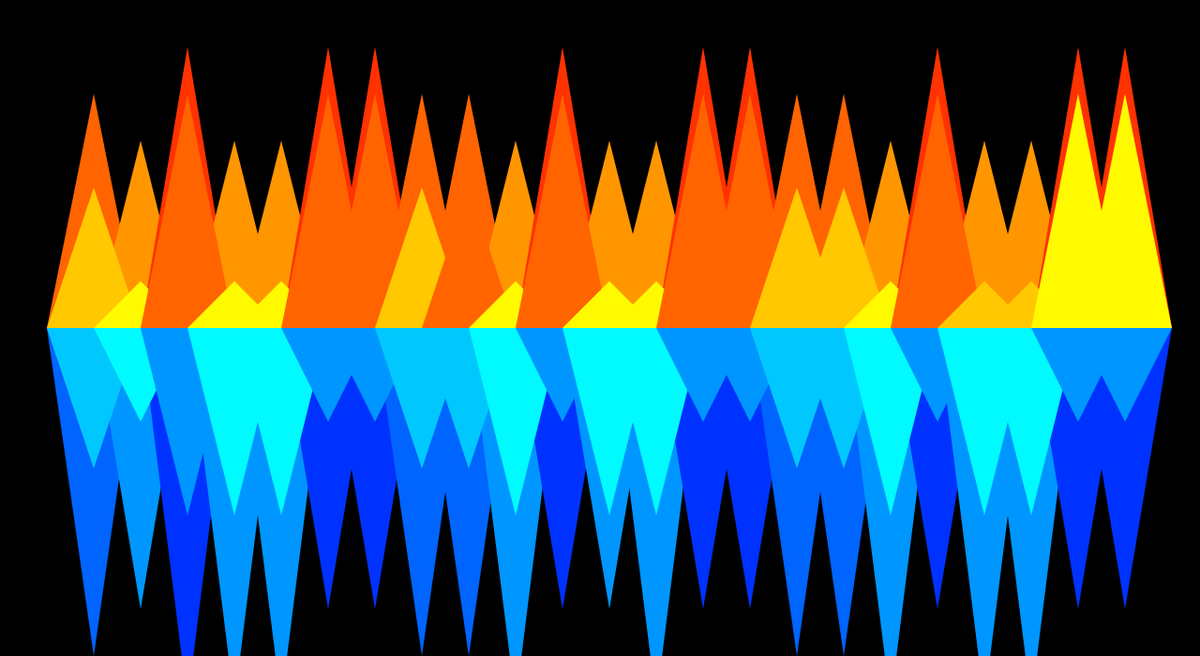
Frame 1 (no input)
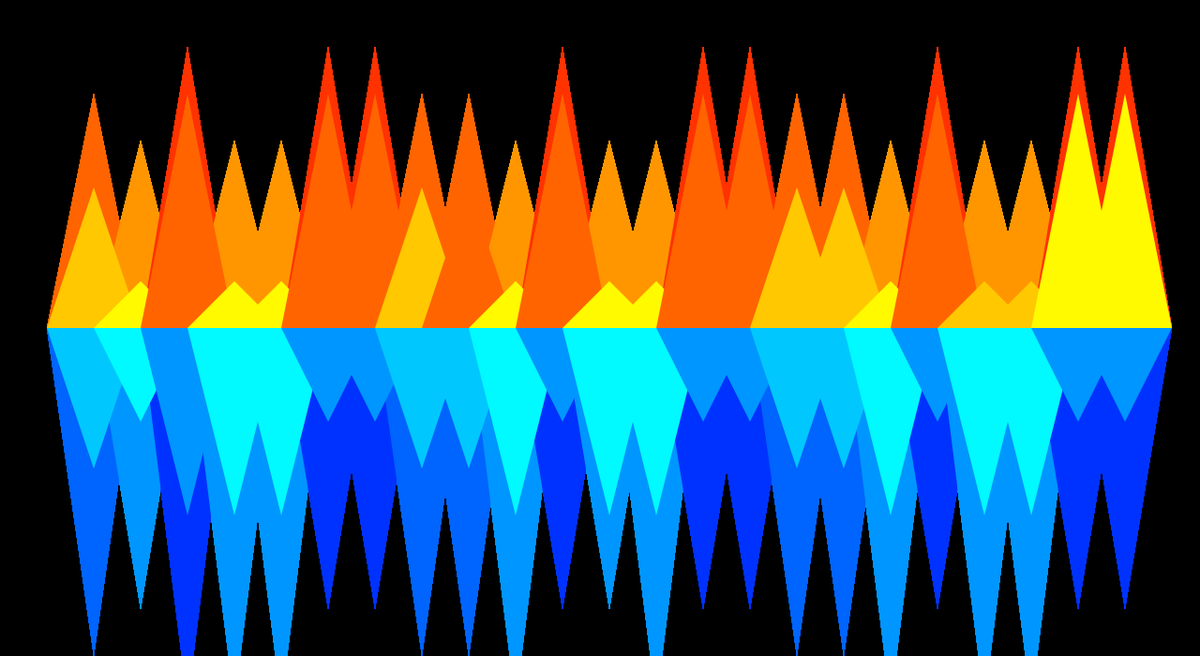
Frame 60 (the mouse pressed at the canvas centre just before this capture)
Frame 120 (the mouse held since frame 60 and released just before this capture): identical to frame 60, image omitted

The Processing sketch that drew these frames (run headless with seeded random() and noise(); from frame 60 on, the mouse is pressed at the canvas centre):

// Processing sketch: Referente_Mensual
// ── Referente_Mensual.pde
void setup() {
  size(1280, 700);
  background (0);
}

void draw () {
  noStroke ();
  fill (255, 100, 0);
  triangle (50, height/2, 150, height/2, 100, 100);

  noStroke ();
  fill (255, 150, 0);
  triangle (100, height/2, 200, height/2, 150, 150);

  noStroke ();
  fill (255, 50, 0);
  triangle (150, height/2, 250, height/2, 200, 50);

  noStroke ();
  fill (255, 150, 0);
  triangle (200, height/2, 300, height/2, 250, 150);

  noStroke ();
  fill (255, 150, 0);
  triangle (250, height/2, 350, height/2, 300, 150);

  noStroke ();
  fill (255, 50, 0);
  triangle (300, height/2, 400, height/2, 350, 50);
  
  noStroke ();
  fill (255, 50, 0);
  triangle (350, height/2, 450, height/2, 400, 50);

  noStroke ();
  fill (255, 100, 0);
  triangle (400, height/2, 500, height/2, 450, 100);

  noStroke ();
  fill (255, 100, 0);
  triangle (450, height/2, 550, height/2, 500, 100);

  noStroke ();
  fill (255, 150, 0);
  triangle (500, height/2, 600, height/2, 550, 150);

  noStroke ();
  fill (255, 50, 0);
  triangle (550, height/2, 650, height/2, 600, 50);

  noStroke ();
  fill (255, 150, 0);
  triangle (600, height/2, 700, height/2, 650, 150);

  noStroke ();
  fill (255, 150, 0);
  triangle (650, height/2, 750, height/2, 700, 150);

  noStroke ();
  fill (255, 50, 0);
  triangle (700, height/2, 800, height/2, 750, 50);

  noStroke ();
  fill (255, 50, 0);
  triangle (750, height/2, 850, height/2, 800, 50);

  noStroke ();
  fill (255, 100, 0);
  triangle (800, height/2, 900, height/2, 850, 100);

  noStroke ();
  fill (255, 100, 0);
  triangle (850, height/2, 950, height/2, 900, 100);

  noStroke ();
  fill (255, 150, 0);
  triangle (900, height/2, 1000, height/2, 950, 150);

  noStroke ();
  fill (255, 50, 0);
  triangle (950, height/2, 1050, height/2, 1000, 50);

  noStroke ();
  fill (255, 150, 0);
  triangle (1000, height/2, 1100, height/2, 1050, 150);

  noStroke ();
  fill (255, 150, 0);
  triangle (1050, height/2, 1150, height/2, 1100, 150);

  noStroke ();
  fill (255, 50, 0);
  triangle (1100, height/2, 1200, height/2, 1150, 50);

  noStroke ();
  fill (255, 50, 0);
  triangle (1150, height/2, 1250, height/2, 1200, 50);


  noStroke ();
  fill (255, 200, 0);
  triangle (50, height/2, 150, height/2, 100, 200);

  noStroke ();
  fill (255, 250, 0);
  triangle (100, height/2, 200, height/2, 150, 300);

  noStroke ();
  fill (255, 100, 0);
  triangle (150, height/2, 250, height/2, 200, 100);

  noStroke ();
  fill (255, 250, 0);
  triangle (200, height/2, 300, height/2, 250, 300);

  noStroke ();
  fill (255, 250, 0);
  triangle (250, height/2, 350, height/2, 300, 300);

  noStroke ();
  fill (255, 100, 0);
  triangle (300, height/2, 400, height/2, 350, 100);

  noStroke ();
  fill (255, 100, 0);
  triangle (350, height/2, 450, height/2, 400, 100);

  noStroke ();
  fill (255, 200, 0);
  triangle (400, height/2, 500, height/2, 450, 200);

  noStroke ();
  fill (255, 100, 0);
  triangle (450, height/2, 550, height/2, 500, 200);

  noStroke ();
  fill (255, 250, 0);
  triangle (500, height/2, 600, height/2, 550, 300);

  noStroke ();
  fill (255, 100, 0);
  triangle (550, height/2, 650, height/2, 600, 100);

  noStroke ();
  fill (255, 250, 0);
  triangle (600, height/2, 700, height/2, 650, 300);

  noStroke ();
  fill (255, 250, 0);
  triangle (650, height/2, 750, height/2, 700, 300);

  noStroke ();
  fill (255, 100, 0);
  triangle (700, height/2, 800, height/2, 750, 100);

  noStroke ();
  fill (255, 100, 0);
  triangle (750, height/2, 850, height/2, 800, 100);

  noStroke ();
  fill (255, 200, 0);
  triangle (800, height/2, 900, height/2, 850, 200);

  noStroke ();
  fill (255, 200, 0);
  triangle (850, height/2, 950, height/2, 900, 200);

  noStroke ();
  fill (255, 250, 0);
  triangle (900, height/2, 1000, height/2, 950, 300);

  noStroke ();
  fill (255, 100, 0);
  triangle (950, height/2, 1050, height/2, 1000, 100);

  noStroke ();
  fill (255, 200, 0);
  triangle (1000, height/2, 1100, height/2, 1050, 300);

  noStroke ();
  fill (255, 200, 0);
  triangle (1050, height/2, 1150, height/2, 1100, 300);

  noStroke ();
  fill (255, 250, 0);
  triangle (1100, height/2, 1200, height/2, 1150, 100);

  noStroke ();
  fill (255, 250, 0);
  triangle (1150, height/2, 1250, height/2, 1200, 100);


  noStroke ();
  fill (0, 100, 255);
  triangle (50, height/2, 150, height/2, 100, 700);

  noStroke ();
  fill (0, 150, 255);
  triangle (100, height/2, 200, height/2, 150, 650);

  noStroke ();
  fill (0, 50, 255);
  triangle (150, height/2, 250, height/2, 200, 750);

  noStroke ();
  fill (0, 150, 255);
  triangle (200, height/2, 300, height/2, 250, 750);

  noStroke ();
  fill (0, 150, 255);
  triangle (250, height/2, 350, height/2, 300, 750);

  noStroke ();
  fill (0, 50, 255);
  triangle (300, height/2, 400, height/2, 350, 650);

  noStroke ();
  fill (0, 50, 255);
  triangle (350, height/2, 450, height/2, 400, 650);

  noStroke ();
  fill (0, 100, 255);
  triangle (400, height/2, 500, height/2, 450, 700);

  noStroke ();
  fill (0, 100, 255);
  triangle (450, height/2, 550, height/2, 500, 700);

  noStroke ();
  fill (0, 150, 255);
  triangle (500, height/2, 600, height/2, 550, 750);

  noStroke ();
  fill (0, 50, 255);
  triangle (550, height/2, 650, height/2, 600, 650);

  noStroke ();
  fill (0, 150, 255);
  triangle (600, height/2, 700, height/2, 650, 650);

  noStroke ();
  fill (0, 150, 255);
  triangle (650, height/2, 750, height/2, 700, 750);

  noStroke ();
  fill (0, 50, 255);
  triangle (700, height/2, 800, height/2, 750, 650);

  noStroke ();
  fill (0, 50, 255);
  triangle (750, height/2, 850, height/2, 800, 650);

  noStroke ();
  fill (0, 100, 255);
  triangle (800, height/2, 900, height/2, 850, 700);

  noStroke ();
  fill (0, 100, 255);
  triangle (850, height/2, 950, height/2, 900, 700);

  noStroke ();
  fill (0, 150, 255);
  triangle (900, height/2, 1000, height/2, 950, 750);

  noStroke ();
  fill (0, 50, 255);
  triangle (950, height/2, 1050, height/2, 1000, 650);

  noStroke ();
  fill (0, 150, 255);
  triangle (1000, height/2, 1100, height/2, 1050, 750);

  noStroke ();
  fill (0, 150, 255);
  triangle (1050, height/2, 1150, height/2, 1100, 750);

  noStroke ();
  fill (0, 50, 255);
  triangle (1100, height/2, 1200, height/2, 1150, 650);

  noStroke ();
  fill (0, 50, 255);
  triangle (1150, height/2, 1250, height/2, 1200, 650);


  noStroke ();
  fill (0, 200, 255);
  triangle (50, height/2, 150, height/2, 100, 500);

  noStroke ();
  fill (0, 250, 255);
  triangle (100, height/2, 200, height/2, 150, 450);

  noStroke ();
  fill (0, 150, 255);
  triangle (150, height/2, 250, height/2, 200, 550);

  noStroke ();
  fill (0, 250, 255);
  triangle (200, height/2, 300, height/2, 250, 550);

  noStroke ();
  fill (0, 250, 255);
  triangle (250, height/2, 350, height/2, 300, 550);

  noStroke ();
  fill (0, 150, 255);
  triangle (300, height/2, 400, height/2, 350, 450);

  noStroke ();
  fill (0, 150, 255);
  triangle (350, height/2, 450, height/2, 400, 450);

  noStroke ();
  fill (0, 200, 255);
  triangle (400, height/2, 500, height/2, 450, 500);

  noStroke ();
  fill (0, 200, 255);
  triangle (450, height/2, 550, height/2, 500, 500);

  noStroke ();
  fill (0, 250, 255);
  triangle (500, height/2, 600, height/2, 550, 550);

  noStroke ();
  fill (0, 150, 255);
  triangle (550, height/2, 650, height/2, 600, 450);

  noStroke ();
  fill (0, 250, 255);
  triangle (600, height/2, 700, height/2, 650, 550);

  noStroke ();
  fill (0, 250, 255);
  triangle (650, height/2, 750, height/2, 700, 550);

  noStroke ();
  fill (0, 150, 255);
  triangle (700, height/2, 800, height/2, 750, 450);

  noStroke ();
  fill (0, 150, 255);
  triangle (750, height/2, 850, height/2, 800, 450);

  noStroke ();
  fill (0, 200, 255);
  triangle (800, height/2, 900, height/2, 850, 500);

  noStroke ();
  fill (0, 200, 255);
  triangle (850, height/2, 950, height/2, 900, 500);

  noStroke ();
  fill (0, 250, 255);
  triangle (900, height/2, 1000, height/2, 950, 550);

  noStroke ();
  fill (0, 150, 255);
  triangle (950, height/2, 1050, height/2, 1000, 450);

  noStroke ();
  fill (0, 250, 255);
  triangle (1000, height/2, 1100, height/2, 1050, 550);

  noStroke ();
  fill (0, 250, 255);
  triangle (1050, height/2, 1150, height/2, 1100, 550);

  noStroke ();
  fill (0, 150, 255);
  triangle (1100, height/2, 1200, height/2, 1150, 450);

  noStroke ();
  fill (0, 150, 255);
  triangle (1150, height/2, 1250, height/2, 1200, 450);

}
